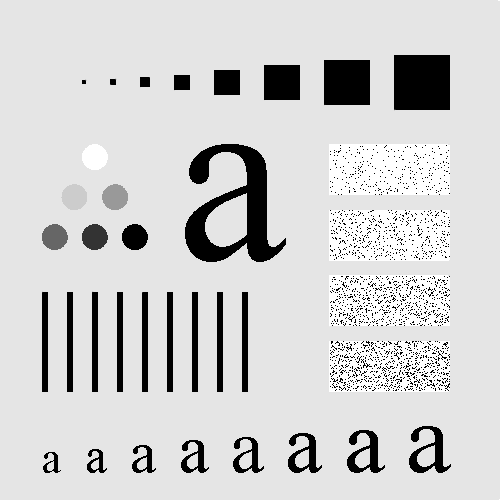
#> input picture problem3/fig/characters_test_pattern.tif, 500 x 500 px
$ python prob_3.py
#> lines starting #> are read from the running program, lines starting #| are printed output that depends on the picture; after the words box and inside, x2 and y2 are one past the last pixel; in counts of white or black regions, pixels touching at a corner belong together
# DIP problem3 Filtering in frequency domain
# Geyunhao (116020910017)

import cv2
import numpy as np
import scipy
import matplotlib.pyplot as plt

img = cv2.imread('./fig/characters_test_pattern.tif',0)
#> img is the input picture: shape (500, 500); min 0, max 255, mean 207.4
f = np.fft.fft2(img)# 2-dimension ff
fshift = np.fft.fftshift(f) # move the DC to center
#取绝对值：将复数变化成实数
#取对数的目的为了将数据变化到0-255
s1 = np.log(np.abs(fshift))
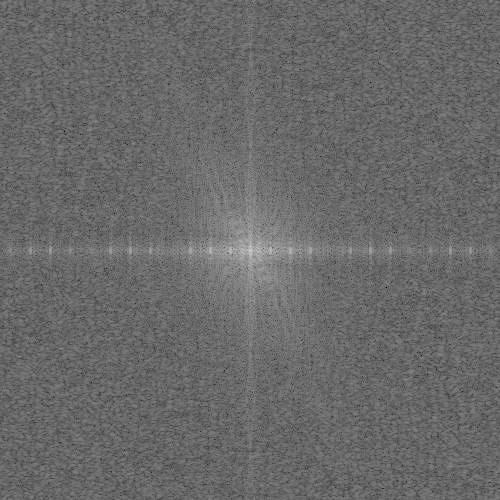
#> s1: shape (500, 500) float64; min 3.48, max 17.76, mean 9.4; drawn with min black and max white

# [4 lines of commented-out code are left out]
D0 = 200
plt.subplot(131),plt.imshow(img,'gray'),plt.title('original')
plt.xticks([]), plt.yticks([])

# ideal high pass filter

rows, cols = img.shape
#> rows = 500; cols = 500
mask = np.ones(img.shape, np.uint8)
mask[int(rows/2-30):int(rows/2+30),int(cols/2-30):int(cols/2+30)] = 0 # directly set o in center area
f1shift = fshift*mask
f2shift = np.fft.ifftshift(f1shift) #对新的进行逆变换
img_new = np.fft.ifft2(f2shift)
#出来的是复数，无法显示
img_new = np.abs(img_new)
#调整大小范围便于显示
img_new = (img_new-np.amin(img_new))/(np.amax(img_new)-np.amin(img_new))
plt.subplot(132),plt.imshow(img_new,'gray'),plt.title('Highpass D0='+str(D0))
plt.xticks([]),plt.yticks([])

# ideal low pass filter(D0 = 30)

mask2 = np.zeros(img.shape, np.uint8)
mask2[int(rows/2-30):int(rows/2+30),int(cols/2-30):int(cols/2+30)] = 1 # directly set o in center area
f3shift = fshift*mask
f4shift = np.fft.ifftshift(f3shift) #对新的进行逆变换
img_new2 = np.fft.ifft2(f4shift)
#出来的是复数，无法显示
img_new2 = np.abs(img_new2)
#调整大小范围便于显示
img_new2 = (img_new-np.amin(img_new))/(np.amax(img_new)-np.amin(img_new))
plt.subplot(133),plt.imshow(img_new2,'gray'),plt.title('lowpass D0='+str(D0))
plt.xticks([]),plt.yticks([]),plt.savefig('output/ideal lowandhigh pass D0='+str(D0))

# butter worth low filter(1-level) H(u,v)= 1/[1+[D(u,v)/D0]^2]; D0 = 30
mask =np.zeros(img.shape)
rows, cols = img.shape
for i in range (rows):
    for j in range (cols):
        D_uv = float(np.sqrt(np.square(i-rows/2)+np.square(j-cols/2)))
        mask [i,j] = float(1.0/(1.0+np.square(D_uv/D0)))
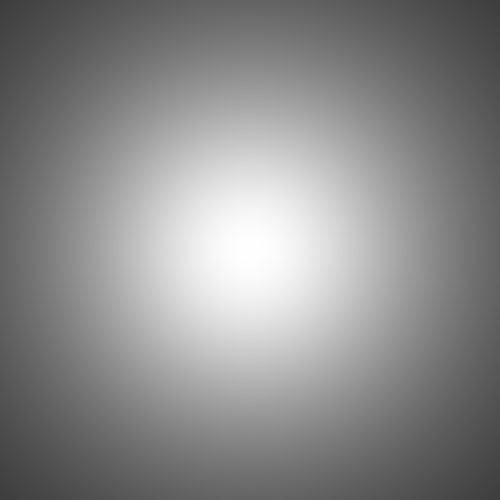
#> mask: shape (500, 500) float64; min 0.242, max 1, mean 0.546
f_blshift = fshift*mask
f_blshift = np.fft.ifftshift(f_blshift) #对新的进行逆变换
img_new = np.fft.ifft2(f_blshift)
#出来的是复数，无法显示
img_new = np.abs(img_new)
#调整大小范围便于显示
img_new = (img_new-np.amin(img_new))/(np.amax(img_new)-np.amin(img_new))
plt.subplot(131),plt.imshow(img,'gray'),plt.title('original')
plt.xticks([]),plt.yticks([])
plt.subplot(132),plt.imshow(img_new,'gray'),plt.title('BLPF D0='+str(D0))
plt.xticks([]),plt.yticks([])

# butter worth high filter(1-level)

mask =np.zeros(img.shape)
rows, cols = img.shape
for i in range (rows):
    for j in range (cols):
        D_uv = float(np.sqrt(np.square(i-rows/2)+np.square(j-cols/2)))
        mask [i,j] = 1.0-float(1.0/(1.0+np.square(D_uv/D0)))
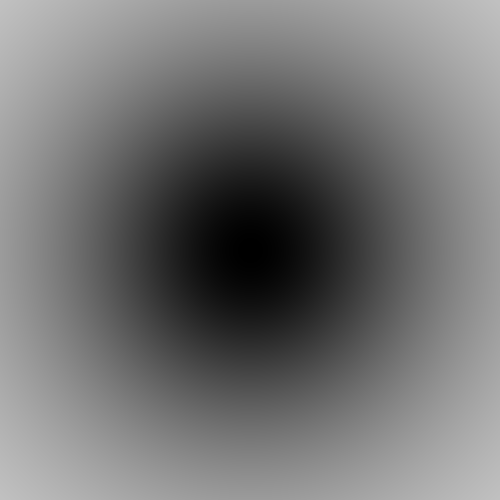
#> mask: shape (500, 500) float64; min 0, max 0.758, mean 0.454
f_bhshift = fshift*mask
f_bhshift = np.fft.ifftshift(f_bhshift) #对新的进行逆变换
img_new = np.fft.ifft2(f_bhshift)
#出来的是复数，无法显示
img_new = np.abs(img_new)
#调整大小范围便于显示
img_new = (img_new-np.amin(img_new))/(np.amax(img_new)-np.amin(img_new))
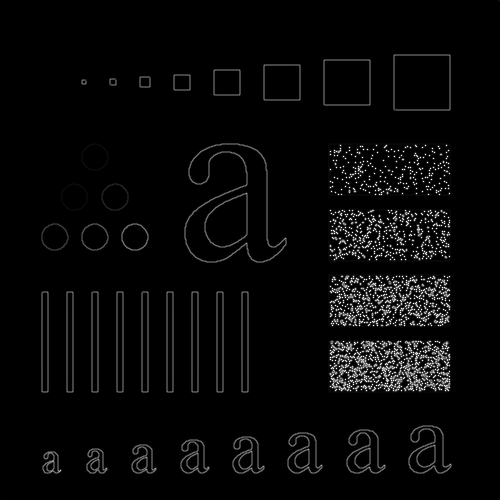
#> img_new: shape (500, 500) float64; min 0, max 1, mean 0.0331

plt.subplot(133),plt.imshow(img_new,'gray'),plt.title('BHPF D0='+str(D0))
plt.xticks([]),plt.yticks([]),plt.savefig('output/Butterwolf lowandhigh pass D0='+str(D0))

# Gauss low filter(1-level) H(u,v)= np.exp(-D^2（u，v）/2sigma^2); D0 = 30
mask =np.zeros(img.shape)
rows, cols = img.shape
for i in range (rows):
    for j in range (cols):
        D_uv = float(np.sqrt(np.square(i-rows/2)+np.square(j-cols/2)))
        mask [i,j] = np.exp(-np.square(D_uv)/(2*np.square(D0)))
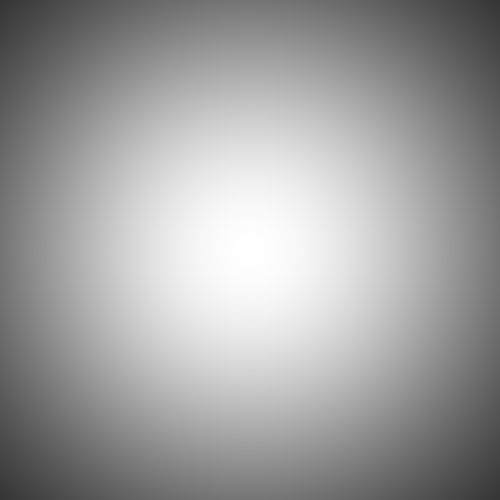
#> mask: shape (500, 500) float64; min 0.21, max 1, mean 0.625
f_glshift = fshift*mask
f_glshift = np.fft.ifftshift(f_glshift) #对新的进行逆变换
img_new = np.fft.ifft2(f_glshift)
img_new = np.abs(img_new)
img_new = (img_new-np.amin(img_new))/(np.amax(img_new)-np.amin(img_new))
plt.subplot(131),plt.imshow(img,'gray'),plt.title('original')
plt.xticks([]),plt.yticks([])
plt.subplot(132),plt.imshow(img_new,'gray'),plt.title('GLPF D0='+str(D0))
plt.xticks([]),plt.yticks([])

# butter worth high filter(1-level)

mask =np.zeros(img.shape)
rows, cols = img.shape
for i in range (rows):
    for j in range (cols):
        D_uv = float(np.sqrt(np.square(i-rows/2)+np.square(j-cols/2)))
        mask[i, j] = 1.0-np.exp(-np.square(D_uv) / 2 * np.square(D0))
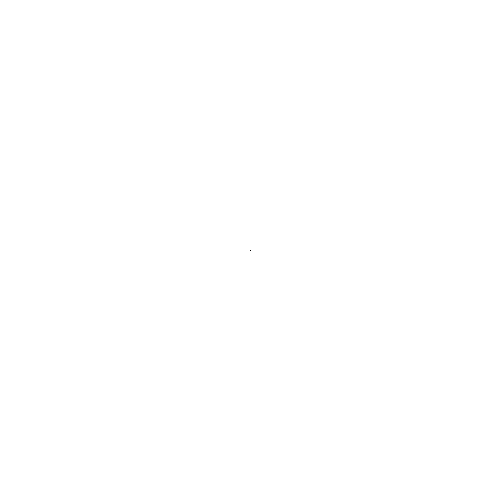
#> mask: shape (500, 500) float64; values 0 (black) and 1 (white), 100% white; black in thin lines or dots, all inside (x1, y1, x2, y2) = (250, 250, 251, 251)
f_ghshift = fshift*mask
f_ghshift = np.fft.ifftshift(f_ghshift) #对新的进行逆变换
img_new = np.fft.ifft2(f_ghshift)
#出来的是复数，无法显示
img_new = np.abs(img_new)
#调整大小范围便于显示
img_new = (img_new-np.amin(img_new))/(np.amax(img_new)-np.amin(img_new))
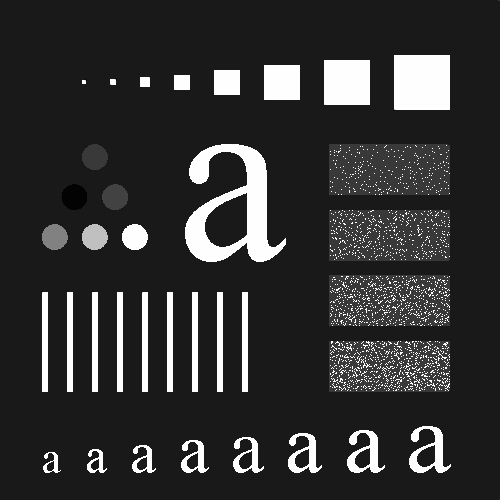
#> img_new: shape (500, 500) float64; min 0, max 1, mean 0.206

plt.subplot(133),plt.imshow(img_new,'gray'),plt.title('GHPF D0='+str(D0))
plt.xticks([]),plt.yticks([]),plt.savefig('output/Gauss lowandhigh pass D0='+str(D0))
